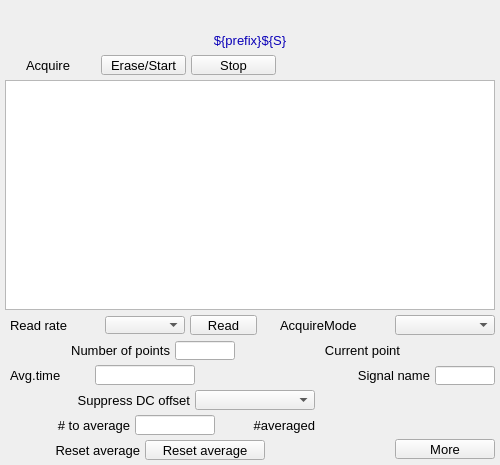
<?xml version="1.0" ?>
<ui version="4.0">
  <class>Dialog</class>
  <widget class="QWidget" name="screen">
    <property name="geometry">
      <rect>
        <x>81</x>
        <y>135</y>
        <width>500</width>
        <height>465</height>
      </rect>
    </property>
    <property name="styleSheet">
      <string notr="true">QWidget#screen {
  color: rgb(0, 0, 0);
  background-color: rgb(187, 187, 187);
  }</string>
    </property>
    <property name="windowTitle">
      <string>NDFFTFreqSpectrumPlot</string>
    </property>
    <widget class="PyDMLabel" name="text_update">
      <property name="geometry">
        <rect>
          <x>0</x>
          <y>5</y>
          <width>500</width>
          <height>20</height>
        </rect>
      </property>
      <property name="toolTip">
        <string>PV: ${prefix}Name</string>
      </property>
      <property name="channel" stdset="0">
        <string>ca://${prefix}Name</string>
      </property>
      <property name="font" stdset="0">
        <font>
          <pointsize>10</pointsize>
        </font>
      </property>
      <property name="alignment">
        <set>Qt::AlignCenter</set>
      </property>
      <property name="textInteractionFlags">
        <set>Qt::TextSelectableByKeyboard|Qt::TextSelectableByMouse</set>
      </property>
      <property name="styleSheet">
        <string notr="true">PyDMLabel#text_update {
  color: rgb(10, 0, 184);
  background-color: rgb(187, 187, 187);
  }</string>
      </property>
    </widget>
    <widget class="QLabel" name="text">
      <property name="geometry">
        <rect>
          <x>0</x>
          <y>30</y>
          <width>500</width>
          <height>20</height>
        </rect>
      </property>
      <property name="text">
        <string>${prefix}${S}</string>
      </property>
      <property name="font" stdset="0">
        <font>
          <pointsize>10</pointsize>
        </font>
      </property>
      <property name="brush" stdset="0">
        <brush brushstyle="SolidPattern">
          <color alpha="255">
            <red>10</red>
            <green>0</green>
            <blue>184</blue>
          </color>
        </brush>
      </property>
      <property name="toolTip">
        <string>text</string>
      </property>
      <property name="alignment">
        <set>Qt::AlignCenter</set>
      </property>
      <property name="styleSheet">
        <string notr="true">QLabel#text {
  color: rgb(10, 0, 184);
  }</string>
      </property>
    </widget>
    <widget class="PyDMWaveformPlot" name="cartesian_plot">
      <property name="geometry">
        <rect>
          <x>5</x>
          <y>80</y>
          <width>490</width>
          <height>230</height>
        </rect>
      </property>
      <property name="toolTip">
        <string>cartesian_plot</string>
      </property>
      <property name="title" stdset="0">
        <string>$(P)$(R)$(S)</string>
      </property>
      <property name="xLabels">
        <stringlist>
          <string>Frequency {Hz}</string>
        </stringlist>
      </property>
      <property name="yLabels">
        <stringlist>
          <string>${prefix}${S}</string>
        </stringlist>
      </property>
      <property name="curves" stdset="0">
        <stringlist>
          <string>{&quot;name&quot;: &quot;curve 1&quot;, &quot;x_channel&quot;: &quot;ca://${prefix}FFTFreqAxis&quot;, &quot;y_channel&quot;: &quot;ca://${prefix}${S}&quot;, &quot;color&quot;: &quot;#4b6ec7&quot;, &quot;lineStyle&quot;: 1, &quot;lineWidth&quot;: 1, &quot;symbolSize&quot;: 10, &quot;redraw_mode&quot;: 2, &quot;block_size&quot;: 1200}</string>
        </stringlist>
      </property>
      <property name="axisColor" stdset="0">
        <color>
          <red>0</red>
          <green>0</green>
          <blue>0</blue>
        </color>
      </property>
      <property name="backgroundColor" stdset="0">
        <color>
          <red>218</red>
          <green>218</green>
          <blue>218</blue>
        </color>
      </property>
    </widget>
    <widget class="QLabel" name="text_1">
      <property name="geometry">
        <rect>
          <x>26</x>
          <y>55</y>
          <width>70</width>
          <height>20</height>
        </rect>
      </property>
      <property name="text">
        <string>Acquire</string>
      </property>
      <property name="font" stdset="0">
        <font>
          <pointsize>10</pointsize>
        </font>
      </property>
      <property name="brush" stdset="0">
        <brush brushstyle="SolidPattern">
          <color alpha="255">
            <red>0</red>
            <green>0</green>
            <blue>0</blue>
          </color>
        </brush>
      </property>
      <property name="toolTip">
        <string>text_1</string>
      </property>
      <property name="alignment">
        <set>Qt::AlignLeading|Qt::AlignLeft|Qt::AlignVCenter</set>
      </property>
      <property name="styleSheet">
        <string notr="true">QLabel#text_1 {
  color: rgb(0, 0, 0);
  }</string>
      </property>
    </widget>
    <widget class="PyDMPushButton" name="message_button">
      <property name="geometry">
        <rect>
          <x>101</x>
          <y>55</y>
          <width>85</width>
          <height>20</height>
        </rect>
      </property>
      <property name="text">
        <string>Erase/Start</string>
      </property>
      <property name="font" stdset="0">
        <font>
          <pointsize>10</pointsize>
        </font>
      </property>
      <property name="toolTip">
        <string>${P}${RTS}TSAcquire</string>
      </property>
      <property name="channel" stdset="0">
        <string>ca://${P}${RTS}TSAcquire</string>
      </property>
      <property name="pressValue" stdset="0">
        <string>1</string>
      </property>
      <property name="styleSheet">
        <string notr="true">PyDMPushButton#message_button {
  color: rgb(0, 0, 0);
  background-color: rgb(115, 223, 255);
  }</string>
      </property>
    </widget>
    <widget class="PyDMPushButton" name="message_button_1">
      <property name="geometry">
        <rect>
          <x>191</x>
          <y>55</y>
          <width>85</width>
          <height>20</height>
        </rect>
      </property>
      <property name="text">
        <string>Stop</string>
      </property>
      <property name="font" stdset="0">
        <font>
          <pointsize>10</pointsize>
        </font>
      </property>
      <property name="toolTip">
        <string>${P}${RTS}TSAcquire</string>
      </property>
      <property name="channel" stdset="0">
        <string>ca://${P}${RTS}TSAcquire</string>
      </property>
      <property name="pressValue" stdset="0">
        <string>0</string>
      </property>
      <property name="styleSheet">
        <string notr="true">PyDMPushButton#message_button_1 {
  color: rgb(0, 0, 0);
  background-color: rgb(115, 223, 255);
  }</string>
      </property>
    </widget>
    <widget class="QLabel" name="text_2">
      <property name="geometry">
        <rect>
          <x>320</x>
          <y>365</y>
          <width>110</width>
          <height>20</height>
        </rect>
      </property>
      <property name="text">
        <string>Signal name</string>
      </property>
      <property name="font" stdset="0">
        <font>
          <pointsize>10</pointsize>
        </font>
      </property>
      <property name="brush" stdset="0">
        <brush brushstyle="SolidPattern">
          <color alpha="255">
            <red>0</red>
            <green>0</green>
            <blue>0</blue>
          </color>
        </brush>
      </property>
      <property name="toolTip">
        <string>text_2</string>
      </property>
      <property name="alignment">
        <set>Qt::AlignRight|Qt::AlignTrailing|Qt::AlignVCenter</set>
      </property>
      <property name="styleSheet">
        <string notr="true">QLabel#text_2 {
  color: rgb(0, 0, 0);
  }</string>
      </property>
    </widget>
    <widget class="PyDMLineEdit" name="text_entry">
      <property name="geometry">
        <rect>
          <x>435</x>
          <y>366</y>
          <width>60</width>
          <height>19</height>
        </rect>
      </property>
      <property name="channel" stdset="0">
        <string>ca://${prefix}Name</string>
      </property>
      <property name="toolTip">
        <string>${prefix}Name</string>
      </property>
      <property name="font" stdset="0">
        <font>
          <pointsize>10</pointsize>
        </font>
      </property>
      <property name="styleSheet">
        <string notr="true">PyDMLineEdit#text_entry {
  color: rgb(0, 0, 0);
  background-color: rgb(115, 223, 255);
  border: 1px solid black;
  margin: 0px;
  padding: 0px;
  spacing: 0px;
  }</string>
      </property>
    </widget>
    <widget class="QLabel" name="text_3">
      <property name="geometry">
        <rect>
          <x>10</x>
          <y>365</y>
          <width>80</width>
          <height>20</height>
        </rect>
      </property>
      <property name="text">
        <string>Avg.time</string>
      </property>
      <property name="font" stdset="0">
        <font>
          <pointsize>10</pointsize>
        </font>
      </property>
      <property name="brush" stdset="0">
        <brush brushstyle="SolidPattern">
          <color alpha="255">
            <red>0</red>
            <green>0</green>
            <blue>0</blue>
          </color>
        </brush>
      </property>
      <property name="toolTip">
        <string>text_3</string>
      </property>
      <property name="alignment">
        <set>Qt::AlignLeading|Qt::AlignLeft|Qt::AlignVCenter</set>
      </property>
      <property name="styleSheet">
        <string notr="true">QLabel#text_3 {
  color: rgb(0, 0, 0);
  }</string>
      </property>
    </widget>
    <widget class="PyDMLineEdit" name="text_entry_1">
      <property name="geometry">
        <rect>
          <x>95</x>
          <y>365</y>
          <width>100</width>
          <height>20</height>
        </rect>
      </property>
      <property name="channel" stdset="0">
        <string>ca://${P}${RTS}TSAveragingTime</string>
      </property>
      <property name="toolTip">
        <string>${P}${RTS}TSAveragingTime</string>
      </property>
      <property name="font" stdset="0">
        <font>
          <pointsize>10</pointsize>
        </font>
      </property>
      <property name="styleSheet">
        <string notr="true">PyDMLineEdit#text_entry_1 {
  color: rgb(0, 0, 0);
  background-color: rgb(115, 223, 255);
  border: 1px solid black;
  margin: 0px;
  padding: 0px;
  spacing: 0px;
  }</string>
      </property>
    </widget>
    <widget class="PyDMLabel" name="text_update_1">
      <property name="geometry">
        <rect>
          <x>200</x>
          <y>366</y>
          <width>100</width>
          <height>18</height>
        </rect>
      </property>
      <property name="toolTip">
        <string>PV: ${P}${RTS}TSAveragingTime_RBV</string>
      </property>
      <property name="channel" stdset="0">
        <string>ca://${P}${RTS}TSAveragingTime_RBV</string>
      </property>
      <property name="font" stdset="0">
        <font>
          <pointsize>10</pointsize>
        </font>
      </property>
      <property name="alignment">
        <set>Qt::AlignLeading|Qt::AlignLeft|Qt::AlignVCenter</set>
      </property>
      <property name="textInteractionFlags">
        <set>Qt::TextSelectableByKeyboard|Qt::TextSelectableByMouse</set>
      </property>
      <property name="styleSheet">
        <string notr="true">PyDMLabel#text_update_1 {
  color: rgb(10, 0, 184);
  background-color: rgb(187, 187, 187);
  }</string>
      </property>
    </widget>
    <widget class="PyDMEnumComboBox" name="menu">
      <property name="geometry">
        <rect>
          <x>395</x>
          <y>315</y>
          <width>100</width>
          <height>20</height>
        </rect>
      </property>
      <property name="toolTip">
        <string>${P}${RTS}TSAcquireMode</string>
      </property>
      <property name="channel" stdset="0">
        <string>ca://${P}${RTS}TSAcquireMode</string>
      </property>
      <property name="font" stdset="0">
        <font>
          <pointsize>10</pointsize>
        </font>
      </property>
      <property name="styleSheet">
        <string notr="true">PyDMEnumComboBox#menu {
  color: rgb(0, 0, 0);
  background-color: rgb(115, 223, 255);
  }</string>
      </property>
    </widget>
    <widget class="QLabel" name="text_4">
      <property name="geometry">
        <rect>
          <x>280</x>
          <y>315</y>
          <width>110</width>
          <height>20</height>
        </rect>
      </property>
      <property name="text">
        <string>AcquireMode</string>
      </property>
      <property name="font" stdset="0">
        <font>
          <pointsize>10</pointsize>
        </font>
      </property>
      <property name="brush" stdset="0">
        <brush brushstyle="SolidPattern">
          <color alpha="255">
            <red>0</red>
            <green>0</green>
            <blue>0</blue>
          </color>
        </brush>
      </property>
      <property name="toolTip">
        <string>text_4</string>
      </property>
      <property name="alignment">
        <set>Qt::AlignLeading|Qt::AlignLeft|Qt::AlignVCenter</set>
      </property>
      <property name="styleSheet">
        <string notr="true">QLabel#text_4 {
  color: rgb(0, 0, 0);
  }</string>
      </property>
    </widget>
    <widget class="PyDMPushButton" name="message_button_2">
      <property name="geometry">
        <rect>
          <x>190</x>
          <y>315</y>
          <width>67</width>
          <height>20</height>
        </rect>
      </property>
      <property name="text">
        <string>Read</string>
      </property>
      <property name="font" stdset="0">
        <font>
          <pointsize>10</pointsize>
        </font>
      </property>
      <property name="toolTip">
        <string>${P}${RTS}TSRead</string>
      </property>
      <property name="channel" stdset="0">
        <string>ca://${P}${RTS}TSRead</string>
      </property>
      <property name="pressValue" stdset="0">
        <string>1</string>
      </property>
      <property name="styleSheet">
        <string notr="true">PyDMPushButton#message_button_2 {
  color: rgb(0, 0, 0);
  background-color: rgb(115, 223, 255);
  }</string>
      </property>
    </widget>
    <widget class="PyDMEnumComboBox" name="menu_1">
      <property name="geometry">
        <rect>
          <x>105</x>
          <y>316</y>
          <width>80</width>
          <height>18</height>
        </rect>
      </property>
      <property name="toolTip">
        <string>${P}${RTS}TSRead.SCAN</string>
      </property>
      <property name="channel" stdset="0">
        <string>ca://${P}${RTS}TSRead.SCAN</string>
      </property>
      <property name="font" stdset="0">
        <font>
          <pointsize>10</pointsize>
        </font>
      </property>
      <property name="styleSheet">
        <string notr="true">PyDMEnumComboBox#menu_1 {
  color: rgb(0, 0, 0);
  background-color: rgb(115, 223, 255);
  }</string>
      </property>
    </widget>
    <widget class="QLabel" name="text_5">
      <property name="geometry">
        <rect>
          <x>10</x>
          <y>315</y>
          <width>90</width>
          <height>20</height>
        </rect>
      </property>
      <property name="text">
        <string>Read rate</string>
      </property>
      <property name="font" stdset="0">
        <font>
          <pointsize>10</pointsize>
        </font>
      </property>
      <property name="brush" stdset="0">
        <brush brushstyle="SolidPattern">
          <color alpha="255">
            <red>0</red>
            <green>0</green>
            <blue>0</blue>
          </color>
        </brush>
      </property>
      <property name="toolTip">
        <string>text_5</string>
      </property>
      <property name="alignment">
        <set>Qt::AlignLeading|Qt::AlignLeft|Qt::AlignVCenter</set>
      </property>
      <property name="styleSheet">
        <string notr="true">QLabel#text_5 {
  color: rgb(0, 0, 0);
  }</string>
      </property>
    </widget>
    <widget class="QLabel" name="text_6">
      <property name="geometry">
        <rect>
          <x>10</x>
          <y>340</y>
          <width>160</width>
          <height>20</height>
        </rect>
      </property>
      <property name="text">
        <string>Number of points</string>
      </property>
      <property name="font" stdset="0">
        <font>
          <pointsize>10</pointsize>
        </font>
      </property>
      <property name="brush" stdset="0">
        <brush brushstyle="SolidPattern">
          <color alpha="255">
            <red>0</red>
            <green>0</green>
            <blue>0</blue>
          </color>
        </brush>
      </property>
      <property name="toolTip">
        <string>text_6</string>
      </property>
      <property name="alignment">
        <set>Qt::AlignRight|Qt::AlignTrailing|Qt::AlignVCenter</set>
      </property>
      <property name="styleSheet">
        <string notr="true">QLabel#text_6 {
  color: rgb(0, 0, 0);
  }</string>
      </property>
    </widget>
    <widget class="PyDMLineEdit" name="text_entry_2">
      <property name="geometry">
        <rect>
          <x>175</x>
          <y>341</y>
          <width>60</width>
          <height>19</height>
        </rect>
      </property>
      <property name="channel" stdset="0">
        <string>ca://${P}${RTS}TSNumPoints</string>
      </property>
      <property name="toolTip">
        <string>${P}${RTS}TSNumPoints</string>
      </property>
      <property name="font" stdset="0">
        <font>
          <pointsize>10</pointsize>
        </font>
      </property>
      <property name="styleSheet">
        <string notr="true">PyDMLineEdit#text_entry_2 {
  color: rgb(0, 0, 0);
  background-color: rgb(115, 223, 255);
  border: 1px solid black;
  margin: 0px;
  padding: 0px;
  spacing: 0px;
  }</string>
      </property>
    </widget>
    <widget class="QLabel" name="text_7">
      <property name="geometry">
        <rect>
          <x>270</x>
          <y>340</y>
          <width>130</width>
          <height>20</height>
        </rect>
      </property>
      <property name="text">
        <string>Current point</string>
      </property>
      <property name="font" stdset="0">
        <font>
          <pointsize>10</pointsize>
        </font>
      </property>
      <property name="brush" stdset="0">
        <brush brushstyle="SolidPattern">
          <color alpha="255">
            <red>0</red>
            <green>0</green>
            <blue>0</blue>
          </color>
        </brush>
      </property>
      <property name="toolTip">
        <string>text_7</string>
      </property>
      <property name="alignment">
        <set>Qt::AlignRight|Qt::AlignTrailing|Qt::AlignVCenter</set>
      </property>
      <property name="styleSheet">
        <string notr="true">QLabel#text_7 {
  color: rgb(0, 0, 0);
  }</string>
      </property>
    </widget>
    <widget class="PyDMLabel" name="text_update_2">
      <property name="geometry">
        <rect>
          <x>405</x>
          <y>341</y>
          <width>90</width>
          <height>18</height>
        </rect>
      </property>
      <property name="toolTip">
        <string>PV: ${P}${RTS}TSCurrentPoint</string>
      </property>
      <property name="channel" stdset="0">
        <string>ca://${P}${RTS}TSCurrentPoint</string>
      </property>
      <property name="font" stdset="0">
        <font>
          <pointsize>10</pointsize>
        </font>
      </property>
      <property name="alignment">
        <set>Qt::AlignLeading|Qt::AlignLeft|Qt::AlignVCenter</set>
      </property>
      <property name="textInteractionFlags">
        <set>Qt::TextSelectableByKeyboard|Qt::TextSelectableByMouse</set>
      </property>
      <property name="styleSheet">
        <string notr="true">PyDMLabel#text_update_2 {
  color: rgb(10, 0, 184);
  background-color: rgb(187, 187, 187);
  }</string>
      </property>
    </widget>
    <widget class="PyDMLabel" name="text_update_3">
      <property name="geometry">
        <rect>
          <x>282</x>
          <y>56</y>
          <width>100</width>
          <height>18</height>
        </rect>
      </property>
      <property name="toolTip">
        <string>PV: ${P}${RTS}TSAcquiring</string>
      </property>
      <property name="channel" stdset="0">
        <string>ca://${P}${RTS}TSAcquiring</string>
      </property>
      <property name="displayFormat" stdset="0">
        <enum>PyDMLabel::String</enum>
      </property>
      <property name="font" stdset="0">
        <font>
          <pointsize>10</pointsize>
        </font>
      </property>
      <property name="alignment">
        <set>Qt::AlignLeading|Qt::AlignLeft|Qt::AlignVCenter</set>
      </property>
      <property name="textInteractionFlags">
        <set>Qt::TextSelectableByKeyboard|Qt::TextSelectableByMouse</set>
      </property>
      <property name="styleSheet">
        <string notr="true">PyDMLabel#text_update_3 {
  color: rgb(10, 0, 184);
  background-color: rgb(70, 70, 70);
  }</string>
      </property>
    </widget>
    <widget class="QLabel" name="text_8">
      <property name="geometry">
        <rect>
          <x>10</x>
          <y>390</y>
          <width>180</width>
          <height>20</height>
        </rect>
      </property>
      <property name="text">
        <string>Suppress DC offset</string>
      </property>
      <property name="font" stdset="0">
        <font>
          <pointsize>10</pointsize>
        </font>
      </property>
      <property name="brush" stdset="0">
        <brush brushstyle="SolidPattern">
          <color alpha="255">
            <red>0</red>
            <green>0</green>
            <blue>0</blue>
          </color>
        </brush>
      </property>
      <property name="toolTip">
        <string>text_8</string>
      </property>
      <property name="alignment">
        <set>Qt::AlignRight|Qt::AlignTrailing|Qt::AlignVCenter</set>
      </property>
      <property name="styleSheet">
        <string notr="true">QLabel#text_8 {
  color: rgb(0, 0, 0);
  }</string>
      </property>
    </widget>
    <widget class="PyDMEnumComboBox" name="menu_2">
      <property name="geometry">
        <rect>
          <x>195</x>
          <y>390</y>
          <width>120</width>
          <height>20</height>
        </rect>
      </property>
      <property name="toolTip">
        <string>${prefix}FFTSuppressDC</string>
      </property>
      <property name="channel" stdset="0">
        <string>ca://${prefix}FFTSuppressDC</string>
      </property>
      <property name="font" stdset="0">
        <font>
          <pointsize>10</pointsize>
        </font>
      </property>
      <property name="styleSheet">
        <string notr="true">PyDMEnumComboBox#menu_2 {
  color: rgb(0, 0, 0);
  background-color: rgb(115, 223, 255);
  }</string>
      </property>
    </widget>
    <widget class="PyDMRelatedDisplayButton" name="related_display">
      <property name="geometry">
        <rect>
          <x>395</x>
          <y>439</y>
          <width>100</width>
          <height>20</height>
        </rect>
      </property>
      <property name="toolTip">
        <string>More</string>
      </property>
      <property name="text">
        <string>More</string>
      </property>
      <property name="showIcon" stdset="0">
        <bool>true</bool>
      </property>
      <property name="font" stdset="0">
        <font>
          <pointsize>10</pointsize>
        </font>
      </property>
      <property name="styleSheet">
        <string notr="true">PyDMRelatedDisplayButton#related_display {
  color: rgb(0, 0, 0);
  background-color: rgb(115, 223, 255);
  }</string>
      </property>
      <property name="titles" stdset="0">
        <stringlist>
          <string>Time series plugin</string>
          <string>FFT plugin</string>
        </stringlist>
      </property>
      <property name="filenames" stdset="0">
        <stringlist>
          <string>TimeSeriesPlugin_V34.ui</string>
          <string>FFTPlugin_V34.ui</string>
        </stringlist>
      </property>
      <property name="macros" stdset="0">
        <stringlist>
          <string>P=${P},R=${RTS}</string>
          <string>P=${P},R=${R}</string>
        </stringlist>
      </property>
      <property name="openInNewWindow" stdset="0">
        <bool>true</bool>
      </property>
    </widget>
    <widget class="QLabel" name="text_9">
      <property name="geometry">
        <rect>
          <x>10</x>
          <y>415</y>
          <width>120</width>
          <height>20</height>
        </rect>
      </property>
      <property name="text">
        <string># to average</string>
      </property>
      <property name="font" stdset="0">
        <font>
          <pointsize>10</pointsize>
        </font>
      </property>
      <property name="brush" stdset="0">
        <brush brushstyle="SolidPattern">
          <color alpha="255">
            <red>0</red>
            <green>0</green>
            <blue>0</blue>
          </color>
        </brush>
      </property>
      <property name="toolTip">
        <string>text_9</string>
      </property>
      <property name="alignment">
        <set>Qt::AlignRight|Qt::AlignTrailing|Qt::AlignVCenter</set>
      </property>
      <property name="styleSheet">
        <string notr="true">QLabel#text_9 {
  color: rgb(0, 0, 0);
  }</string>
      </property>
    </widget>
    <widget class="PyDMLineEdit" name="text_entry_3">
      <property name="geometry">
        <rect>
          <x>135</x>
          <y>415</y>
          <width>80</width>
          <height>20</height>
        </rect>
      </property>
      <property name="channel" stdset="0">
        <string>ca://${prefix}FFTNumAverage</string>
      </property>
      <property name="toolTip">
        <string>${prefix}FFTNumAverage</string>
      </property>
      <property name="font" stdset="0">
        <font>
          <pointsize>10</pointsize>
        </font>
      </property>
      <property name="styleSheet">
        <string notr="true">PyDMLineEdit#text_entry_3 {
  color: rgb(0, 0, 0);
  background-color: rgb(115, 223, 255);
  border: 1px solid black;
  margin: 0px;
  padding: 0px;
  spacing: 0px;
  }</string>
      </property>
    </widget>
    <widget class="PyDMPushButton" name="message_button_3">
      <property name="geometry">
        <rect>
          <x>145</x>
          <y>440</y>
          <width>120</width>
          <height>20</height>
        </rect>
      </property>
      <property name="text">
        <string>Reset average</string>
      </property>
      <property name="font" stdset="0">
        <font>
          <pointsize>10</pointsize>
        </font>
      </property>
      <property name="toolTip">
        <string>${prefix}FFTResetAverage</string>
      </property>
      <property name="channel" stdset="0">
        <string>ca://${prefix}FFTResetAverage</string>
      </property>
      <property name="pressValue" stdset="0">
        <string>1</string>
      </property>
      <property name="styleSheet">
        <string notr="true">PyDMPushButton#message_button_3 {
  color: rgb(0, 0, 0);
  background-color: rgb(115, 223, 255);
  }</string>
      </property>
    </widget>
    <widget class="QLabel" name="text_10">
      <property name="geometry">
        <rect>
          <x>10</x>
          <y>440</y>
          <width>130</width>
          <height>20</height>
        </rect>
      </property>
      <property name="text">
        <string>Reset average</string>
      </property>
      <property name="font" stdset="0">
        <font>
          <pointsize>10</pointsize>
        </font>
      </property>
      <property name="brush" stdset="0">
        <brush brushstyle="SolidPattern">
          <color alpha="255">
            <red>0</red>
            <green>0</green>
            <blue>0</blue>
          </color>
        </brush>
      </property>
      <property name="toolTip">
        <string>text_10</string>
      </property>
      <property name="alignment">
        <set>Qt::AlignRight|Qt::AlignTrailing|Qt::AlignVCenter</set>
      </property>
      <property name="styleSheet">
        <string notr="true">QLabel#text_10 {
  color: rgb(0, 0, 0);
  }</string>
      </property>
    </widget>
    <widget class="PyDMLabel" name="text_update_4">
      <property name="geometry">
        <rect>
          <x>320</x>
          <y>416</y>
          <width>80</width>
          <height>18</height>
        </rect>
      </property>
      <property name="toolTip">
        <string>PV: ${prefix}FFTNumAveraged</string>
      </property>
      <property name="channel" stdset="0">
        <string>ca://${prefix}FFTNumAveraged</string>
      </property>
      <property name="font" stdset="0">
        <font>
          <pointsize>10</pointsize>
        </font>
      </property>
      <property name="alignment">
        <set>Qt::AlignLeading|Qt::AlignLeft|Qt::AlignVCenter</set>
      </property>
      <property name="textInteractionFlags">
        <set>Qt::TextSelectableByKeyboard|Qt::TextSelectableByMouse</set>
      </property>
      <property name="styleSheet">
        <string notr="true">PyDMLabel#text_update_4 {
  color: rgb(10, 0, 184);
  background-color: rgb(187, 187, 187);
  }</string>
      </property>
    </widget>
    <widget class="QLabel" name="text_11">
      <property name="geometry">
        <rect>
          <x>225</x>
          <y>415</y>
          <width>90</width>
          <height>20</height>
        </rect>
      </property>
      <property name="text">
        <string>#averaged</string>
      </property>
      <property name="font" stdset="0">
        <font>
          <pointsize>10</pointsize>
        </font>
      </property>
      <property name="brush" stdset="0">
        <brush brushstyle="SolidPattern">
          <color alpha="255">
            <red>0</red>
            <green>0</green>
            <blue>0</blue>
          </color>
        </brush>
      </property>
      <property name="toolTip">
        <string>text_11</string>
      </property>
      <property name="alignment">
        <set>Qt::AlignRight|Qt::AlignTrailing|Qt::AlignVCenter</set>
      </property>
      <property name="styleSheet">
        <string notr="true">QLabel#text_11 {
  color: rgb(0, 0, 0);
  }</string>
      </property>
    </widget>
  </widget>
  <customwidgets>
    <customwidget>
      <class>PyDMLabel</class>
      <extends>QLabel</extends>
      <header>pydm.widgets.label</header>
    </customwidget>
    <customwidget>
      <class>PyDMWaveformPlot</class>
      <extends>QGraphicsView</extends>
      <header>pydm.widgets.waveformplot</header>
    </customwidget>
    <customwidget>
      <class>PyDMPushButton</class>
      <extends>QPushButton</extends>
      <header>pydm.widgets.pushbutton</header>
    </customwidget>
    <customwidget>
      <class>PyDMLineEdit</class>
      <extends>QLineEdit</extends>
      <header>pydm.widgets.line_edit</header>
    </customwidget>
    <customwidget>
      <class>PyDMEnumComboBox</class>
      <extends>QComboBox</extends>
      <header>pydm.widgets.enum_combo_box</header>
    </customwidget>
    <customwidget>
      <class>PyDMRelatedDisplayButton</class>
      <extends>QPushButton</extends>
      <header>pydm.widgets.related_display_button</header>
    </customwidget>
  </customwidgets>
</ui>
